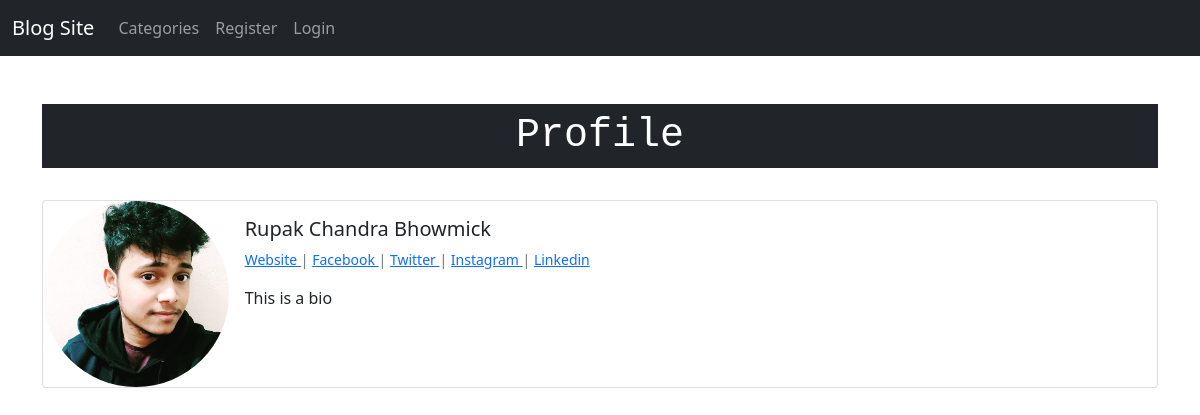
The page /members/1/profile/ on the database as committed earlier.
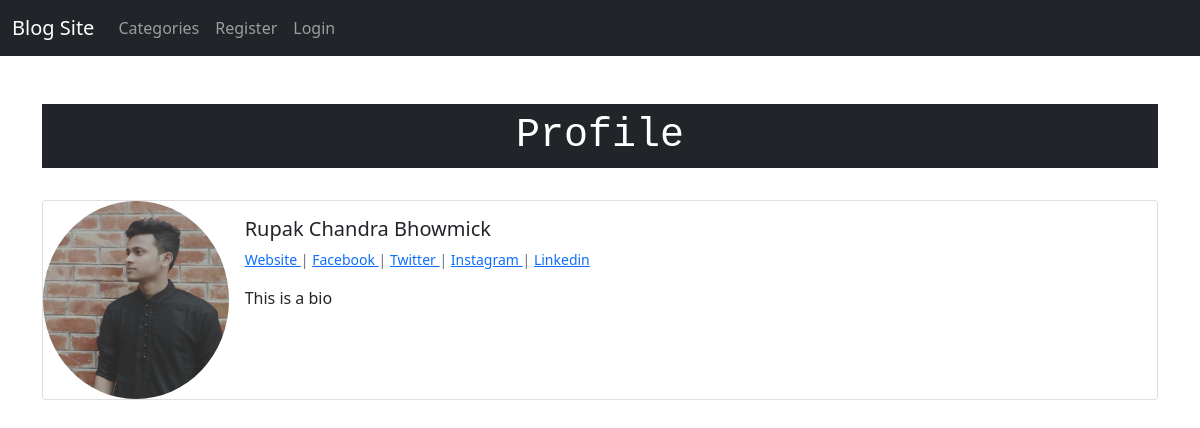
The same page on the database as committed later.
### blog/models.py (models this page shows, shortened)
class Profile(models.Model):
    user = models.OneToOneField(User, null= True, on_delete=models.CASCADE)
    bio = models.TextField()
    profile_pic = models.ImageField(null=True,blank=True,upload_to="images/profile/")
    website_url = models.CharField(max_length=255,null=True,blank=True)
    facebook_url = models.CharField(max_length=255,null=True,blank=True)
    twitter_url = models.CharField(max_length=255,null=True,blank=True)
    instagram_url = models.CharField(max_length=255,null=True,blank=True)
    linkedin_url = models.CharField(max_length=255,null=True,blank=True)

### members/views.py (the view)
# urls.py: path('<int:pk>/profile/',ShowProfilePageView.as_view(),name='show_profile_page'),
class ShowProfilePageView(DetailView):
    model = Profile
    template_name = 'registration/user_profile.html'
    def get_context_data(self , *args , **kwargs ):
        context = super(ShowProfilePageView, self ).get_context_data(*args , **kwargs)
        page_user = get_object_or_404(Profile, id= self.kwargs['pk'])
        user_posts = Post.objects.filter(id = self.kwargs['pk'])
        context["page_user"] = page_user
        context["user_posts"] = user_posts
        return context

### members/templates/registration/user_profile.html (shortened to what this page needs)
{% extends 'blog/base.html' %}
{% load static %}
{% block content%}
<h1 class="d-block p-2 bg-dark text-white" style="font-family: 'Courier New', Courier, monospace ; text-align: center;">Profile</h1><br>
<div class="card mb-3">
    <div class="row g-0">
      <div class="col-md-2">
         {% if page_user.profile_pic %}
             <img src="{{ page_user.profile_pic.url }}" class="img-fluid rounded-circle" alt="...">
          {% else %}
             <img src="{% static 'blogsite/images/default.jpg' %}" class="img-fluid rounded-circle" alt="...">
         {% endif %}
      </div>
      <div class="col-md-10">
        <div class="card-body">
          <h5 class="card-title">{{ page_user.user.first_name }} {{ page_user.user.last_name }}</h5>
          <p class="small text-muted">
             {% if page_user.website_url %}
                   <a href="{{ page_user.website_url }}">Website </a> |
             {% endif %}
             {% if page_user.facebook_url %}
                   <a href="{{ page_user.facebook_url }}">Facebook </a> |
             {% endif %}
             {% if page_user.twitter_url %}
                   <a href="{{ page_user.twitter_url }}">Twitter </a> |
             {% endif %}
             {% if page_user.instagram_url %}
                   <a href="{{ page_user.instagram_url }}">Instagram </a> |
             {% endif %}
             {% if page_user.linkedin_url %}
                   <a href="{{ page_user.linkedin_url }}">Linkedin</a>
             {% endif %}
          </p>
          <p class="card-text">{{ page_user.bio }}</p>
        </div>
      </div>
    </div>
  </div>
{% endblock %}

Rows that differ between the two databases and show on the page:
changed Profile "This is a bio": profile_pic: a different picture
